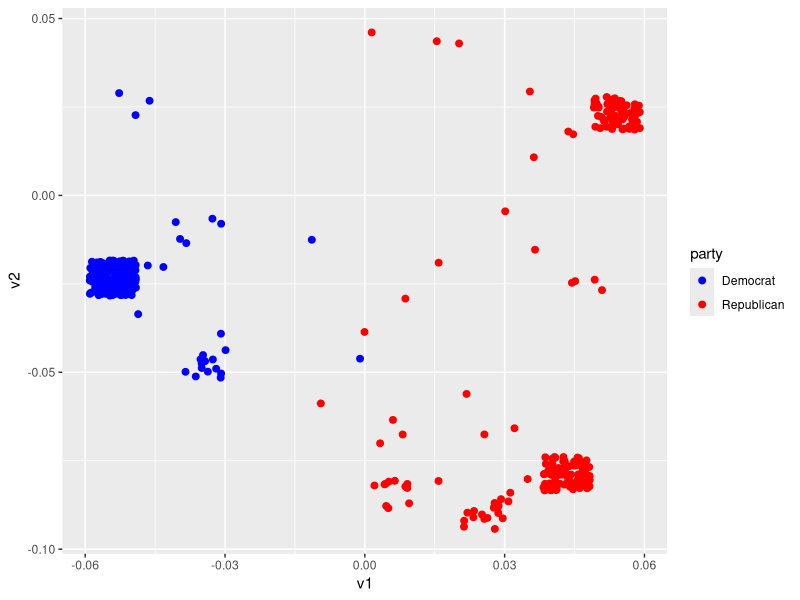
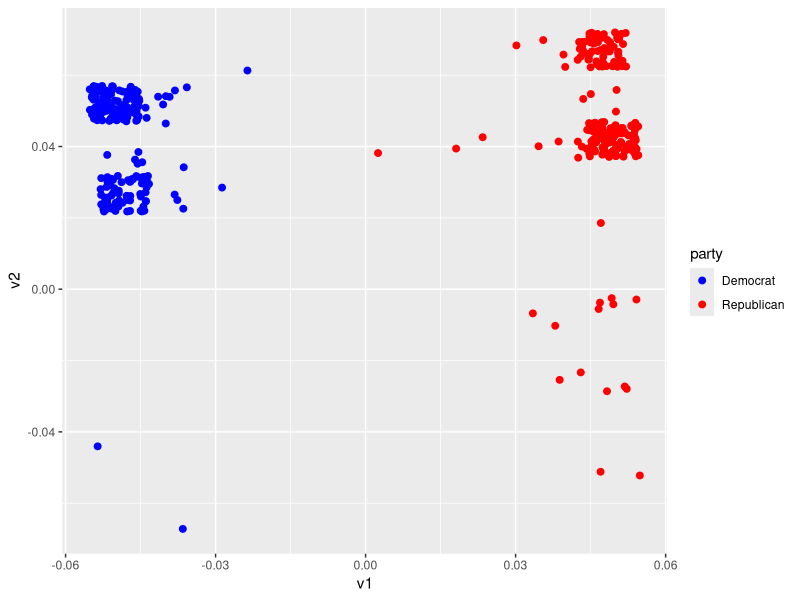
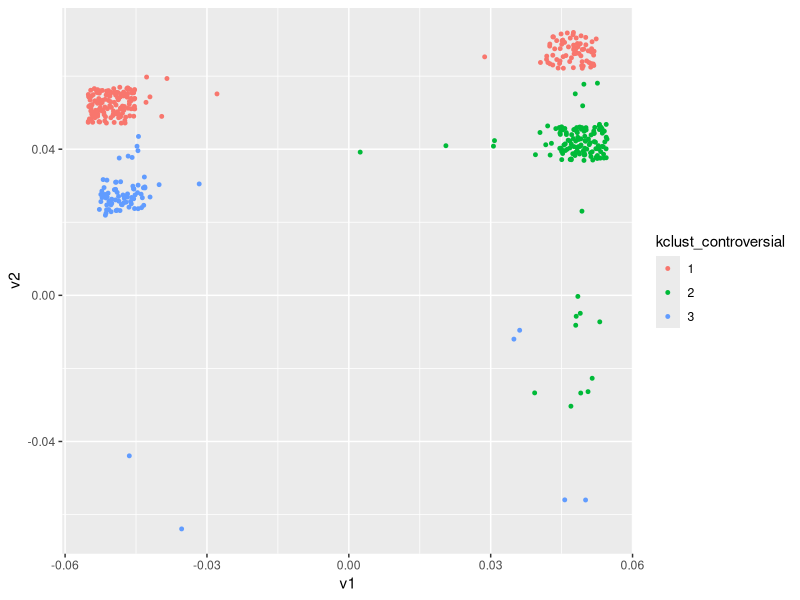
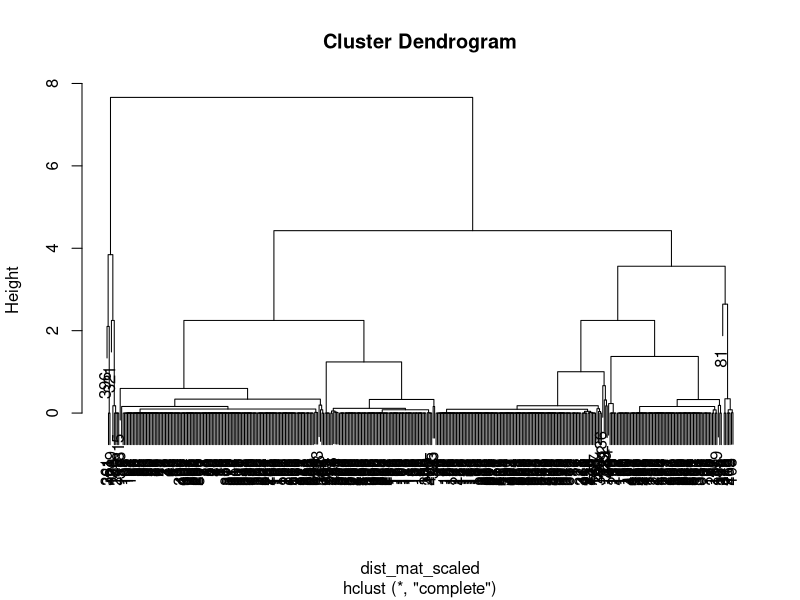
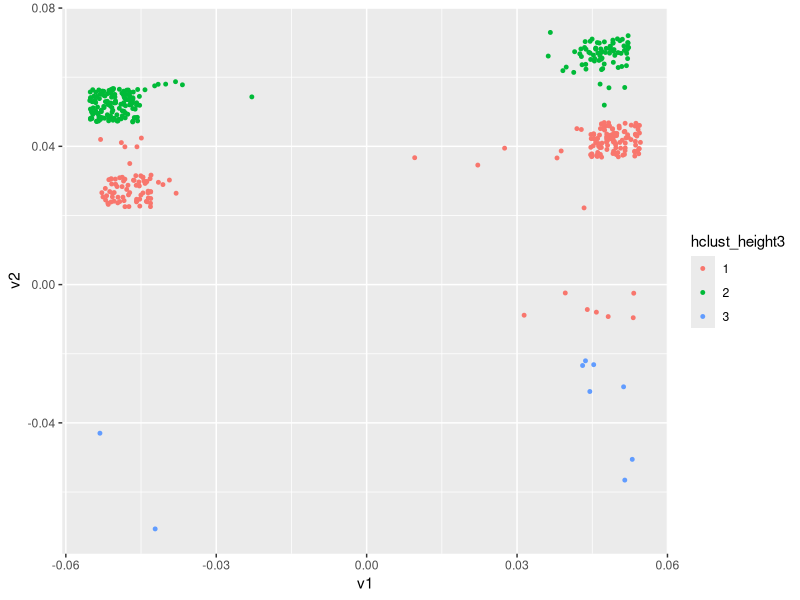
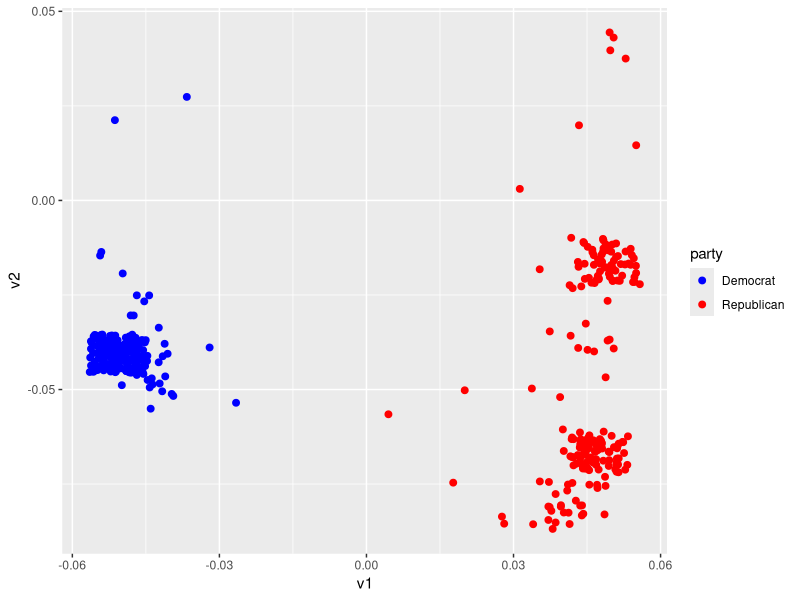

Write R code to recreate these figures, in order.
## ---- chunk 1
knitr::opts_chunk$set(echo = TRUE)
## ---- chunk 2
library(readr)
library(ggplot2)
library(dplyr)
## ---- chunk 3
Bfile<-read.csv("fullmatrix.csv")
head(Bfile)

B<-as.matrix(Bfile[1:429,4:9])
btb<-t(B)%*%B
btb
eigen(btb)
## ---- chunk 4
u1<-svd(btb)$u[,1]/norm(svd(btb)$u[,1],'2') #normalized dominate eigenvector
u2<-svd(btb)$u[,2]/norm(svd(btb)$u[,2], '2') #normalized second eigenvector
btbval <- svd(btb)$d
head(u1)

## ---- chunk 5
btbval/sum(btbval)
## ---- chunk 6
bbt <- B %*% t(B)
v1 <- eigen(bbt)$vectors[,1]/norm(eigen(bbt)$vectors[,1],'2') #normalized v1
v2 <- eigen(bbt)$vectors[,2]/norm(eigen(bbt)$vectors[,2],'2') #normalized v2

marijuana <- data.frame(
  party = Bfile[1:429,3],
  v1 = v1,
  v2 = v2
)

ggplot() + 
  geom_jitter(data = marijuana, aes(x = v1, y = v2, color = party),size=2,height=.005,width=.005) +
  scale_color_manual(values = c("Democrat" = "blue", "Republican" = "red"))

## ---- chunk 7
appro <- sqrt(eigen(btb)$values[1]) * u1 %*% t(v1) + sqrt(eigen(btb)$values[2]) * u2 %*% t(v2)
appro
## ---- chunk 8

Bfile<-read.csv("fullmatrix.csv")
head(Bfile)

B<-as.matrix(Bfile[1:429,10:24])
btb<-t(B)%*%B
btb
eigen(btb)

u1<-svd(btb)$u[,1]/norm(svd(btb)$u[,1],'2') #normalized dominate eigenvector
u2<-svd(btb)$u[,2]/norm(svd(btb)$u[,2],'2') #normalized second eigenvector
btbval <- svd(btb)$d
head(u1)


btbval/sum(btbval)

bbt <- B %*% t(B)
b1 <- eigen(bbt)$vectors[,1]/norm(eigen(bbt)$vectors[,1],'2') #normalized v1
b2 <- eigen(bbt)$vectors[,2]/norm(eigen(bbt)$vectors[,2],'2') #normalized v2
b3 <- eigen(bbt)$vectors[,3]/norm(eigen(bbt)$vectors[,3],'2') #normalized v3
controversial <- data.frame(
  party = Bfile[1:429,3],
  v1 = b1,
  v2 = b2,
  v3 = b3
)

ggplot(controversial,aes(v1,v2)) + 
  geom_jitter(aes(color = party),size=2,width=.005,height=.005) +
  scale_color_manual(values = c("Democrat" = "blue", "Republican" = "red"))

appro <- sqrt(eigen(btb)$values[1]) * u1 %*% t(v1) + sqrt(eigen(btb)$values[2]) * u2 %*% t(v2)
appro
## ---- chunk 9
controversial_k<-controversial%>% 
  select(v1,v2,v3)
set.seed(169)
kclust_controversial<-kmeans(scale(controversial_k),centers=3)
kclust_controversial2<-kmeans(controversial_k,centers=3)
head(kclust_controversial)
head(kclust_controversial2)

controversial<-controversial%>%
  mutate(kclust_controversial=as.factor(as.numeric(kclust_controversial$cluster)))
ggplot(controversial,aes(v1,v2)) + 
  geom_jitter(aes(color = kclust_controversial),size=1,width=.005,height=.005) 
controversial$v3
## ---- chunk 10
dist_mat_scaled<-dist(scale(controversial_k))
hc_complete<-hclust(dist_mat_scaled,method="complete")
plot(hc_complete)
controversial<-controversial%>%
  mutate(hclust_height3=factor(cutree(hc_complete,h=4)))
ggplot(controversial,aes(v1,v2)) + 
  geom_jitter(aes(color = hclust_height3),size=1,width=.005,height=.005)
## ---- chunk 11

Bfile<-read.csv("fullmatrix.csv")
head(Bfile)

B<-as.matrix(Bfile[1:429,4:24])
btb<-t(B)%*%B
btb
eigen(btb)

u1<-svd(btb)$u[,1]/norm(svd(btb)$u[,1],'2') #normalized dominate eigenvector
u2<-svd(btb)$u[,2]/norm(svd(btb)$u[,2],'2') #normalized second eigenvector
btbval <- svd(btb)$d
head(u1)


btbval/sum(btbval)

bbt <- B %*% t(B)
v1 <- eigen(bbt)$vectors[,1]/norm(eigen(bbt)$vectors[,1],'2') #normalized v1
v1
v2 <- eigen(bbt)$vectors[,2]/norm(eigen(bbt)$vectors[,2],'2') #normalized v2

controversial <- data.frame(
  party = Bfile[1:429,3],
  name = Bfile[1:429,2],
  v1 = v1,
  v2 = v2
)
controversial

ggplot() + 
  geom_jitter(data = controversial, aes(x = v1, y = v2, color = party,label=controversial$name),size=2,width=.005,height=.005) +
  geom_text()+
  scale_color_manual(values = c("Democrat" = "blue", "Republican" = "red"))


appro <- sqrt(eigen(btb)$values[1]) * u1 %*% t(v1) + sqrt(eigen(btb)$values[2]) * u2 %*% t(v2)
appro
